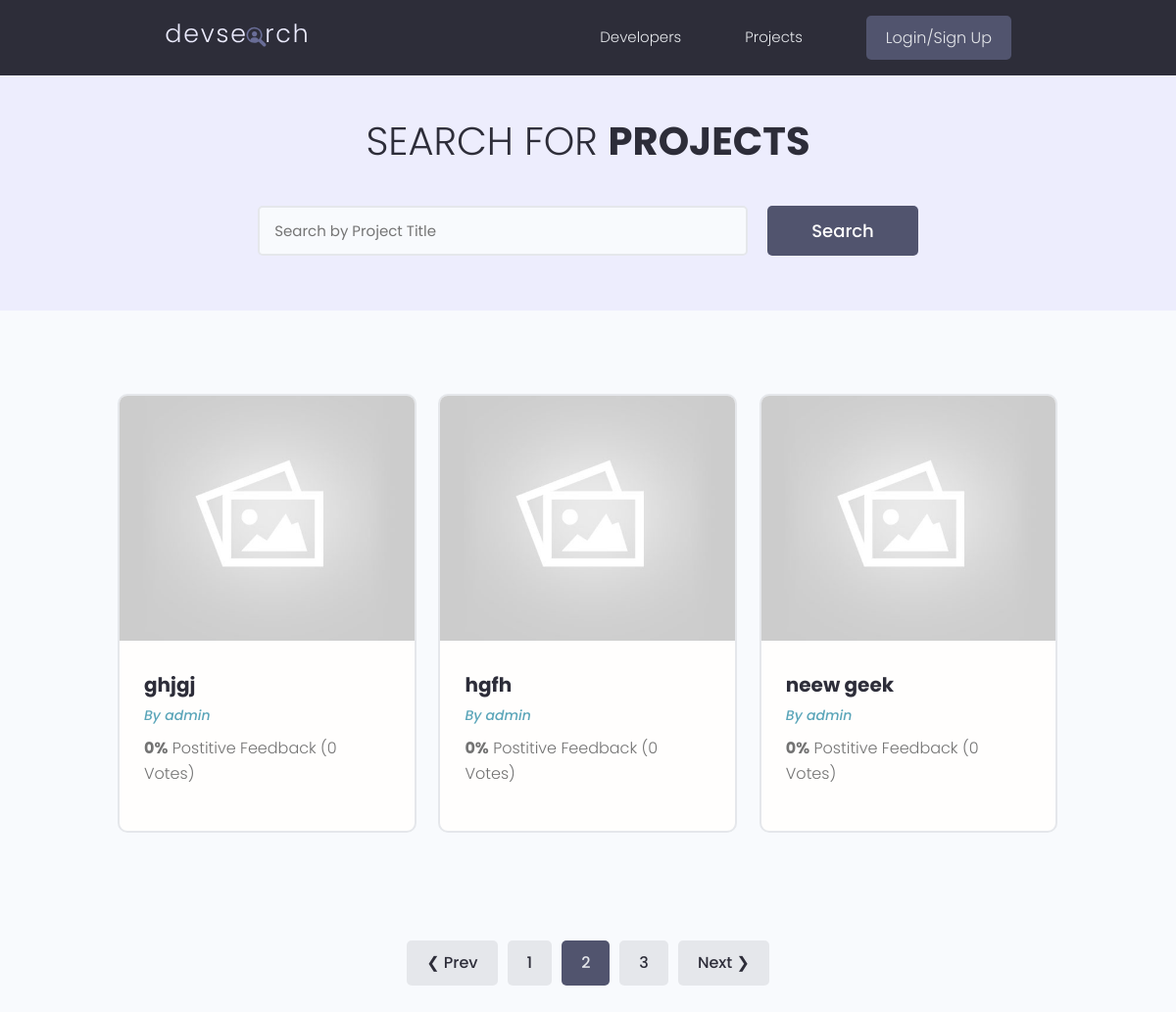
The page /projects/?page=2 on the database as committed earlier.
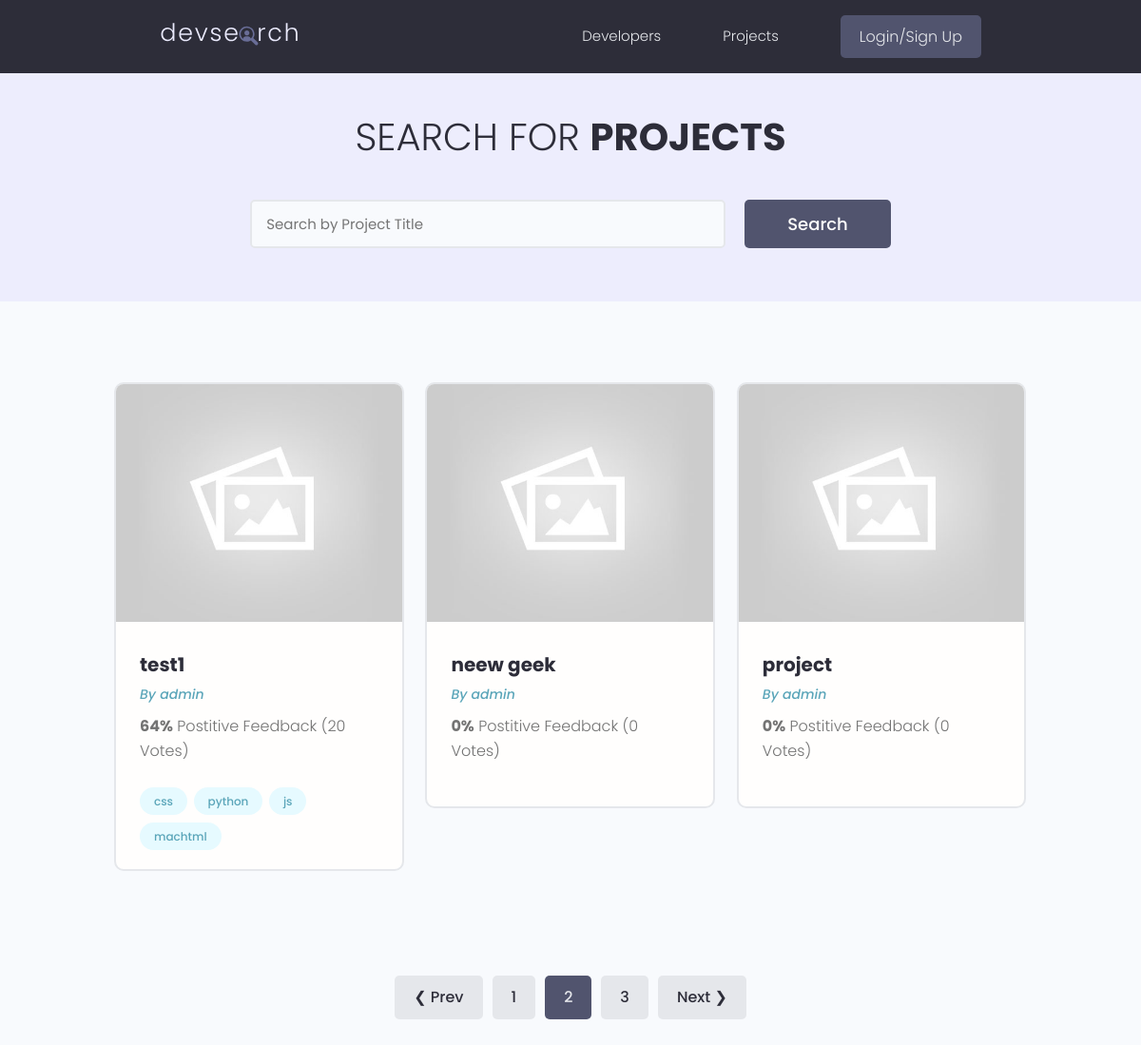
The same page on the database as committed later.
### projects/models.py (models this page shows, shortened)
class Project(models.Model):
    id = models.UUIDField(default=uuid.uuid4, unique=True, primary_key=True, editable=False)
    owner = models.ForeignKey(Profile, null=True, blank=True, on_delete=models.SET_NULL)
    title = models.CharField(max_length=2000)
    description = models.TextField(null=True, blank=True)
    image = models.ImageField(null=True, blank=True, default="default.jpg")
    tags = models.ManyToManyField('Tag', blank=True)
    demo_link = models.URLField(max_length=2000, null=True, blank=True)
    source_link = models.URLField(max_length=2000, null=True, blank=True)
    vote_total = models.IntegerField(default=0, null=True, blank=True)
    vote_ratio = models.IntegerField(default=0, null=True, blank=True)
    created = models.DateTimeField(auto_now_add=True)
    def __init__(self, *args, **kwargs):
        super().__init__(*args, **kwargs)
        fixImage(Project, self, 'image', 'default.jpg')
    class Meta:
        ordering = ["-vote_ratio", "-vote_total", "title"]

class Tag(models.Model):
    id = models.UUIDField(default=uuid.uuid4, unique=True, primary_key=True, editable=False)
    name = models.CharField(max_length=300)
    created = models.DateTimeField(auto_now_add=True)
    def __str__(self):
        return self.name

### users/models.py (models this page shows, shortened)
class Profile(models.Model):
    id = models.UUIDField(default=uuid.uuid4, unique=True,
                            primary_key=True, editable=False)
    user = models.OneToOneField(
        User, null=True, blank=True, on_delete=models.CASCADE, related_name='user')
    name = models.CharField(max_length=200, null=True, blank=True)
    user_name = models.CharField(max_length=200, null=True, blank=True)
    email = models.EmailField(null=True, blank=True)
    headline = models.CharField(max_length=800, null=True, blank=True)
    bio = models.TextField(null=True, blank=True)
    location = models.CharField(max_length=200, null=True, blank=True)
    profile_image = models.ImageField(
        null=True, blank=True, upload_to="profiles/", default="profiles/user-default.png")
    social_github = models.URLField(max_length=200, null=True, blank=True)
    social_twitter = models.URLField(max_length=200, null=True, blank=True)
    social_linkedin = models.URLField(max_length=200, null=True, blank=True)
    social_youtube = models.URLField(max_length=200, null=True, blank=True)
    social_website = models.URLField(max_length=200, null=True, blank=True)
    reviews = models.ManyToManyField(User, blank=True, related_name='reviews')
    reviews_counter = models.IntegerField(default=0, null=True, blank=True)
    created = models.DateTimeField(auto_now_add=True)
    is_saved = True
    def __init__(self, *args, **kwargs):
        super().__init__(*args, **kwargs)
        fixImage(Profile, self, 'profile_image', 'profiles/user-default.png')
    def __str__(self):
        return str(self.user.username)
    class Meta:
        ordering = ["-reviews_counter"]

### projects/views.py (the view)
# urls.py: path("projects/", views.getProjects),
def projects(request):
    search_query, projects = searchProjects(request)
    try:
        pages, projects = paginateProjects(request, search_query, projects)
    except Exception as error:
        return error.args[0]
    context = {
        "projects": projects,
        "search_query": search_query,
        "pages": pages
    }
    return render(request, 'projects/projects.html', context)

### projects/utils.py (called while the page is built)
def searchProjects(request) -> tuple[str, list]:
    search_query = ""
    if request.GET.get("search_query"):
        search_query = request.GET.get("search_query")
    tags = Tag.objects.filter(name__icontains=search_query)
    projects = Project.objects.filter((Q(title__icontains=search_query) |
                                        Q(owner__user_name__icontains=search_query) |
                                        Q(tags__in=tags)) &
                                        ~Q(owner = None)).distinct()
    return search_query, projects

### utils/fixImage.py (called while the page is built)
def fixImage(parent, self, name, path):
    if not getattr(self, name):
        image = {
            name: path
        }
        parent.objects.filter(id=self.id).update(**image)
        setattr(self, name, {
            'url': f'/media/{path}'
        })

### projects/templates/projects/projects.html (shortened to what this page needs)
{% extends 'main.html' %} {% block content %}
<main class="projects">
    <section class="hero-section text-center">
        <div class="container container--narrow">
            <div class="hero-section__box">
                <h2>Search for <span>Projects</span></h2>
            </div>
            <div class="hero-section__search">
                <form id="search-form" class="form" action="{% url 'projects' %}" method="get">
                    <div class="form__field">
                        <input class="input input--text" id="formInput#search" type="text" name="search_query"
                            placeholder="Search by Project Title" value="{{ search_query }}"/>
                    </div>
                    <input class="btn btn--sub btn--lg" type="submit" value="Search" />
                </form>
            </div>
        </div>
    </section>
    <section class="projectsList">
        <div class="container">
            <div class="grid grid--three">
                {% for project in projects %}
                <div class="column">
                    <div class="card project">
                        <a href="{% url 'project' project.id %}" class="project">
                            <img class="project__thumbnail" src="{{project.image.url}}" alt="project thumbnail" />
                            <div class="card__body">
                                <h3 class="project__title">{{project.title}}</h3>
                                <p><a class="project__author" href="{% url 'user-profile' project.owner.id %}">By {{project.owner}}</a></p>
                                <p class="project--rating">
                                    <span style="font-weight: bold;">{{project.vote_ratio}}%</span> Postitive
                                    Feedback ({{project.vote_total}} Vote{{project.vote_total|pluralize}})
                                </p>
                                <div class="project__tags">
                                    {% for tag in project.tags.all %}
                                    <span class="tag tag--pill tag--main">
                                        <small>{{tag}}</small>
                                    </span>
                                    {% endfor %}
                                </div>
                            </div>
                        </a>
                    </div>
                </div>
                {% endfor %}
            </div>
        </div>
    </section>
    {% include 'pagination.html' with queryset=projects pages=pages %}
</main>
{% endblock content %}

### templates/main.html (shortened to what this page needs)
{% load static %}
<!DOCTYPE html>
<html lang="en">
<head>
    <link rel="stylesheet" href="https://cdn.iconmonstr.com/1.3.0/css/iconmonstr-iconic-font.min.css" />
    <link rel="stylesheet" href="{% static 'uikit/styles/uikit.css' %}" />
    <link rel="stylesheet" href="{% static 'styles/app.css' %}" />
</head>
<body>
    {% include 'navbar.html' %}
    {% block content %} {% endblock content %}
</body>
</html>

### templates/navbar.html (shortened to what this page needs)
{% load static %}
<header class="header">
    <div class="container container--narrow">
        <a href="{% url 'profiles' %}" class="header__logo">
            <img src="{% static 'images/logo.svg' %}" alt="DevSearch Logo" />
        </a>
        <nav class="header__nav">
            <ul class="header__menu">
                <li class="header__menuItem"><a href="{% url 'profiles' %}">Developers</a></li>
                <li class="header__menuItem"><a href="{% url 'projects' %}">Projects</a></li>
                {% if request.user.is_authenticated %}
                <li class="header__menuItem"><a href="{% url 'inbox' %}">Inbox</a></li>
                <li class="header__menuItem"><a href="{% url 'account' %}">account</a></li>
                <li class="header__menuItem">
                    <a href="{% url 'logout' %}" class="btn btn--sub">Logout</a>
                </li>
                {% else %}
                <li class="header__menuItem">
                    <a href="{% url 'login' %}" class="btn btn--sub">Login/Sign Up</a>
                </li>
                {% endif %}
            </ul>
        </nav>
    </div>
</header>

### templates/pagination.html (shortened to what this page needs)
{% load static %}
{% if queryset.has_other_pages %}
<div class="pagination">
    <ul class="container">
        {% if queryset.has_previous %}
            <li><a href="?page={{queryset.previous_page_number}}" data-page="{{queryset.previous_page_number}}" class="btn">&#10094; Prev</a></li>
        {% endif %}
        {% for page in pages %}
            <li><a href="?page={{page}}" data-page="{{page}}" class="btn {% if page == queryset.number %} btn--sub {% endif %}">{{page}}</a></li>
        {% endfor %}
        {% if queryset.has_next %}
            <li><a href="?page={{queryset.next_page_number}}" data-page="{{queryset.next_page_number}}" class="btn">Next &#10095;</a></li>
        {% endif %}
    </ul>
</div>
{% endif %}

### static/styles/app.css (style rules this page uses)
:root { --color-sub: #2d2d39; }
.btn--sub { background-color: var(--color-sub-light); }
.card { border: 2px solid var(--color-light); }
img { width: 100%; }
.header { position: sticky; z-index: 111; background-color: var(--color-sub); padding: 1.5rem 0; }
.header > .container { display: flex; justify-content: space-between; align-items: center; }
.header__logo > img { height: 3.8rem; }
.header__nav > ul { display: inline-flex; align-items: center; list-style: none; gap: 6.5rem; }
.header__menuItem > a { color: var(--color-light); font-weight: 300; }
.hero-section { height: 40vh; display: flex; align-items: center; background-color: var(--color-sub); }
.hero-section__box { margin-bottom: 4rem; }
.hero-section__box > h2, .hero-section__box > h2 > span { font-size: 4rem; color: var(--color-light); line-height: 1.3; text-transform: uppercase; }
.hero-section__box > h2 { font-weight: 300; }
.hero-section__box > h2 > span { font-weight: 700; }
.hero-section__search > .form { display: flex; align-items: center; justify-content: center; gap: 2rem; }
.hero-section__search > .form input.input--text { width: 50rem; }
.pagination { margin-top: 8rem; margin-bottom: 10rem; }
.pagination > ul { flex-wrap: wrap; list-style: none; display: flex; align-items: center; justify-content: center; gap: 1rem; }
.pagination .btn { color: var(--color-sub); }
.pagination .btn.btn--sub { color: var(--color-light); }
.project__author { font-size: 1.4rem; font-style: italic; }
.project--rating { margin-bottom: 1.6em; margin-top: .5em; }
.projects > .hero-section { background: var(--color-sub-lighter); height: 30vh; }
.projects .hero-section__box { margin-bottom: 2.5rem; }
.projects .hero-section__box > h2 { color: var(--color-sub); }
.projects .hero-section__box > h2 > span { font-weight: 700; color: var(--color-sub); }
.projectsList { margin-top: 8rem; }
.project__thumbnail { height: 25rem; object-fit: cover; object-position: top center; }
.project__title { font-size: 2rem; font-weight: 700; color: var(--color-sub); }

### static/uikit/styles/modules/_variables.css (style rules this page uses)
:root { --color-main: #5aa5b9; --color-main-light: #e6faff; --color-sub: #3f4156; --color-sub-light: #51546e; --color-sub-lighter: #ededfd; --color-text: #737373; --color-gray: #8b8b8b; --color-light: #e5e7eb; --color-light-gray: #767676; --color-bg: #f8fafd; --color-white: #fffefd; --color-white-light: #f3f3f3; --color-success: #359e64; --color-success-bg: #def8e8; --color-error: #fc4b0b; --color-error-bg: #fff2ee; --font-base: 'Poppins', arial, helvetica, 'Segoe UI', roboto, ubuntu, sans-serif; --font-monospace: 'Fira Code', 'Courier New', courier, monospace; --font-regular: 300; --font-medium: 500; --font-bold: 700; --generic-shadow: 1px 1px 5px #00000010; --generic-transition: all 0.3s ease-in-out; }

### static/uikit/styles/modules/_base.css (style rules this page uses)
* { margin: 0; padding: 0; box-sizing: border-box; text-rendering: optimizeLegibility; color: inherit; font-size: inherit; }
html { font-size: 50%; }
@media only screen and (min-width: 480px) { html { font-size: 56.25%; } }
@media only screen and (min-width: 1200px) { html { font-size: 62.5%; } }
body { line-height: 1.6; font-weight: 400; font-size: 1.5rem; color: var(--color-text); background-color: var(--color-bg); min-height: 100vh; }

### static/uikit/styles/modules/_typography.css (style rules this page uses)
* { font-family: var(--font-base); }
h2 { font-size: 3.6rem; font-weight: var(--font-bold); }
h3 { font-size: 3.2rem; font-weight: var(--font-medium); }
p, span, strong { font-size: 1.6rem; color: var(--color-text); font-weight: var(--font-regular); }
a { padding-bottom: 2px; text-decoration: none; display: inline-block; color: var(--color-main); font-weight: var(--font-medium); }

### static/uikit/styles/modules/_utilities.css (style rules this page uses)
.container { width: 92%; max-width: 165rem; margin: 0 auto; box-sizing: border-box; }
.container--narrow { width: 92%; max-width: 120rem; }
@media screen and (min-width: 1000px) { .container { width: 90%; } }
@media screen and (min-width: 1000px) { .container--narrow { width: 85%; } }
@media screen and (min-width: 1200px) { .container { width: 80%; } }
@media screen and (min-width: 1200px) { .container--narrow { width: 72%; } }
.text-center { text-align: center; }

### static/uikit/styles/modules/_card.css (style rules this page uses)
.card { border-radius: 1rem; background-color: var(--color-white); border: 1.5px solid var(--color-light); width: auto; height: auto; margin-top: 0.5rem; margin-bottom: 0.5rem; overflow: hidden; }
.card__body, .card__header { padding: 2rem 2.5rem; }

Rows that differ between the two databases and show on the page:
removed Project: image (placeholder picture), title "ghjgj", owner "admin", vote_ratio "0", vote_total "0"
removed Project: image (placeholder picture), title "hgfh", owner "admin", vote_ratio "0", vote_total "0"
added Project: image (placeholder picture), title "test1", owner "admin", vote_ratio "64", vote_total "20"
added Tag: name "css"
added Tag: name "python"
added Tag: name "js"
added Tag: name "machtml"
now on this page (row unchanged): Project: image (placeholder picture), title "project", owner "admin", vote_ratio "0", vote_total "0"
